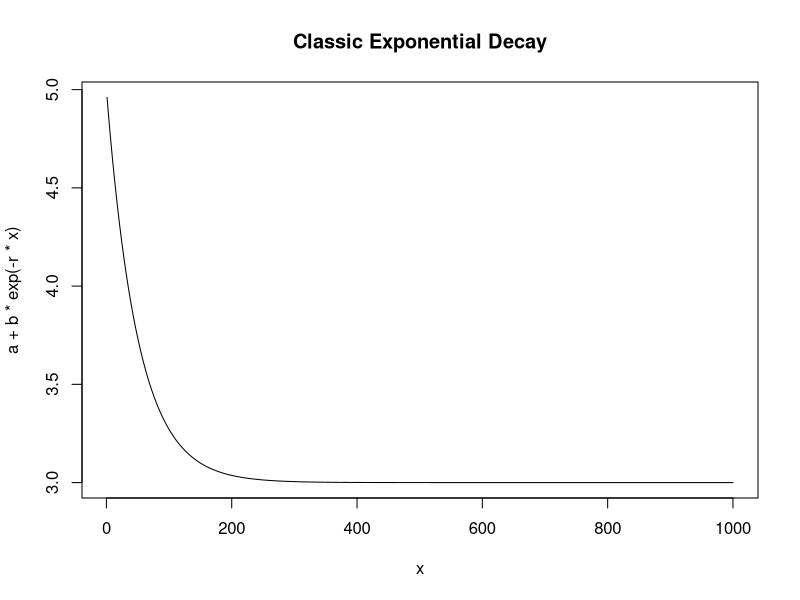
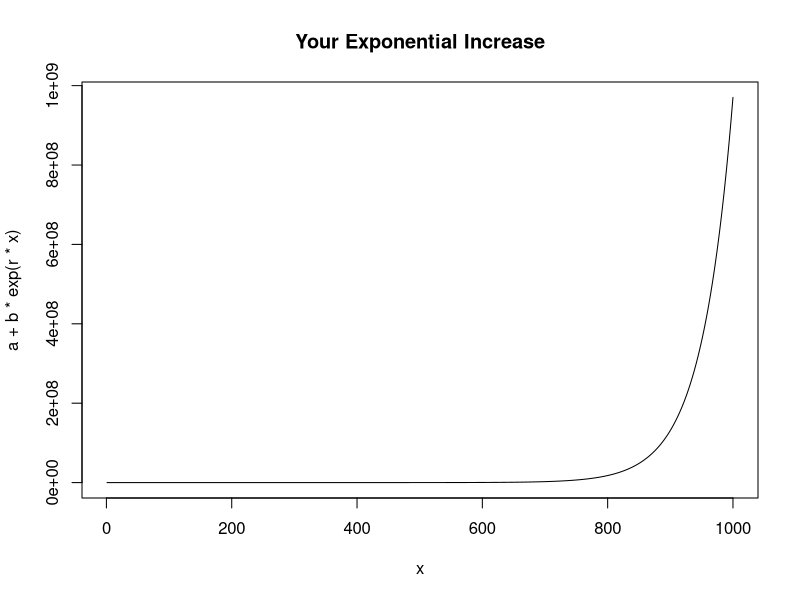
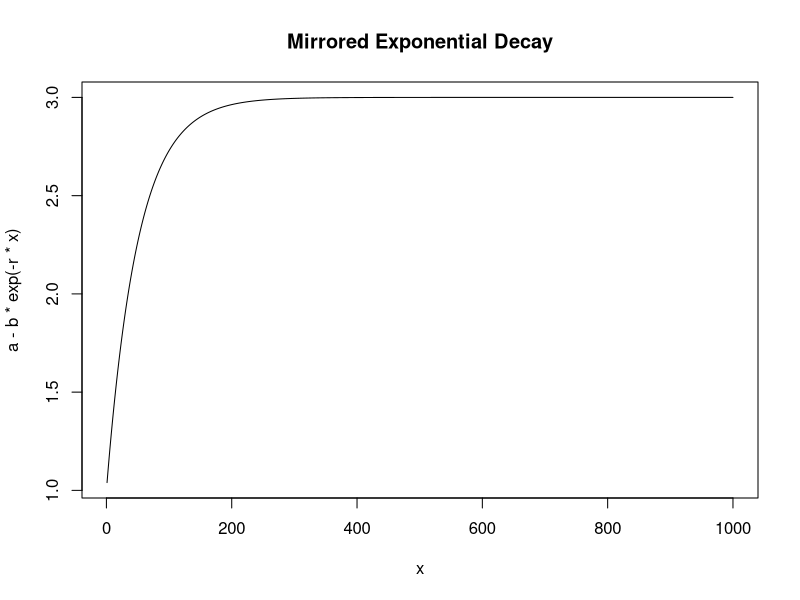
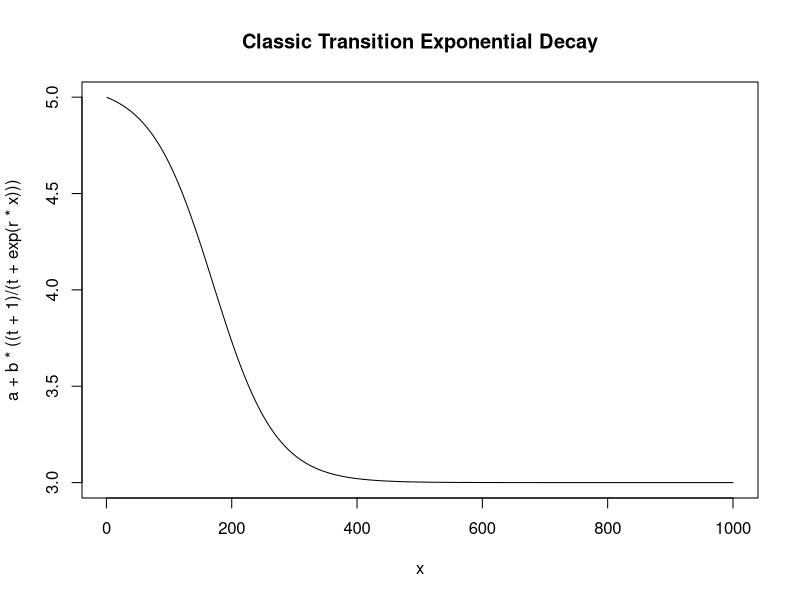
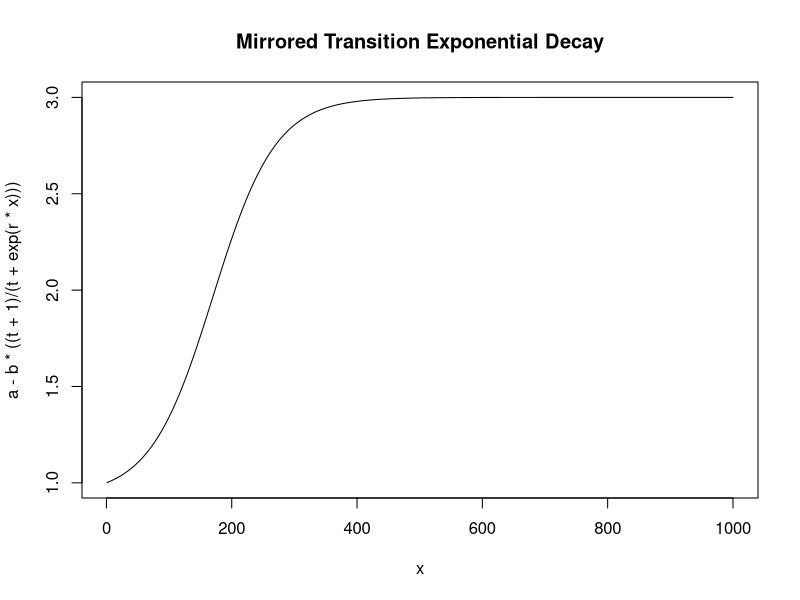
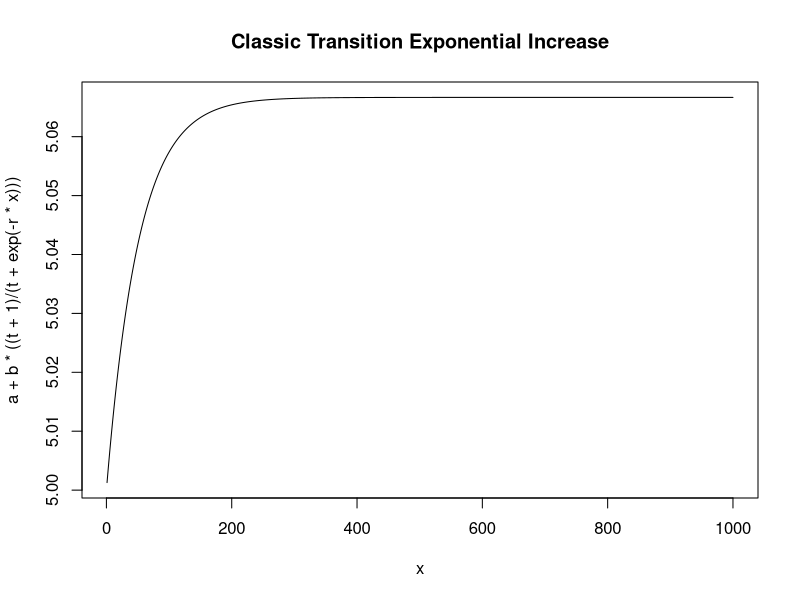
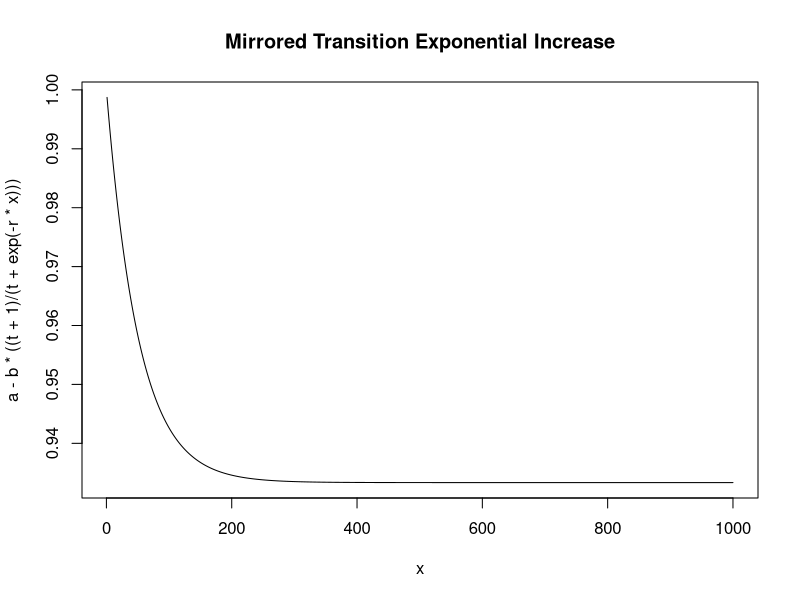

R code for these plots, in order:

x=1:1000

r=0.02
a=3
b=2

plot(x,a+b*exp(-r*x),type="l",main="Classic Exponential Decay")

plot(x,a+b*exp(r*x),type="l",main="Your Exponential Increase")

plot(x,a-b*exp(-r*x),type="l",main="Mirrored Exponential Decay")


t=30

plot(x,a+b*((t+1)/(t+exp(r*x))),type="l",main="Classic Transition Exponential Decay")

plot(x,a-b*((t+1)/(t+exp(r*x))),type="l",main="Mirrored Transition Exponential Decay")


plot(x,a+b*((t+1)/(t+exp(-r*x))),type="l",main="Classic Transition Exponential Increase")

plot(x,a-b*((t+1)/(t+exp(-r*x))),type="l",main="Mirrored Transition Exponential Increase")


